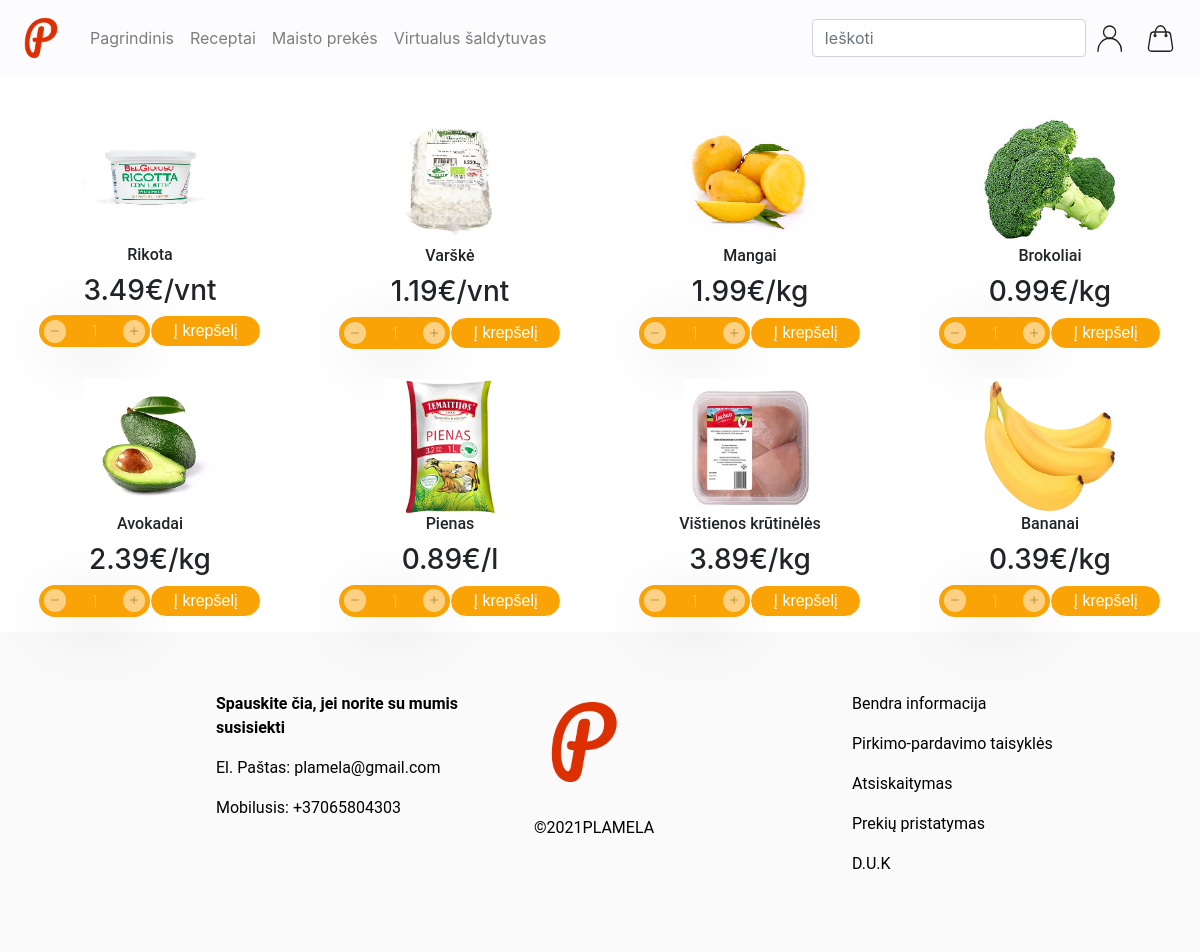
Page /parduotuve.php on the committed database.
### tables this page shows
CREATE TABLE `products` (
  `pro_id` int(11) NOT NULL,
  `pro_name` varchar(32) NOT NULL,
  `pro_price` double NOT NULL,
  `pro_unitSize` varchar(32) NOT NULL,
  `pro_img` varchar(32) NOT NULL,
  `pro_category` text NOT NULL,
  `pro_supply` int(11) NOT NULL
);

### parduotuve.php (the view, shortened to what this page needs)
<!DOCTYPE html>
<html lang="lt">
<head>
    <?php
        function rootInclude($path) {
            include ($_SERVER["DOCUMENT_ROOT"] . '/' . $path);
        }
        rootInclude('head.php');
    ?>
</head>
<body>
    <?php
        rootInclude('navbar.php');
    ?>
    <div class="container-fluid">
        <div class="row product-grid">
            <?php
                include 'dbconnect.php';
                if(isset($_GET['raktazodis'])) {
                    $REZ = $dbconnect -> query("SELECT `pro_id`, `pro_name`, `pro_price`, `pro_unitSize`, `pro_img` FROM `products` WHERE `pro_name` LIKE '%".$_GET['raktazodis']."%';")
                    or die(mysql_error());
                }
                else {
                    $REZ = $dbconnect -> query("SELECT `pro_id`, `pro_name`, `pro_price`, `pro_unitSize`, `pro_img` FROM `products`")
                    or die(mysql_error());
                }
                $products = [];
                for ($i = 0;  $i < $REZ->num_rows; $i++) {
                    $products[$i] = $REZ -> fetch_assoc();
                }
                for ($i = 0;  $i < count($products); $i++) {
                    echo '<div class="col-lg-3 col-md-6 col-sm-6 col-xs-12 grid-item">';
                    echo '    <img src="img/prekes/' . $products[$i]['pro_img'] . '" alt="" />';
                    echo '    <h1 class="product-title">' . $products[$i]['pro_name'] . '</h1>';
                    echo '    <h3 class="product-price">' . $products[$i]['pro_price'] . '€/' . $products[$i]['pro_unitSize'] . '</h3>';
                    echo '    <div class="row mx-4">';
                    echo '        <div class="quantity col-6 noPad">';
                    echo '            <fieldset data-quantity></fieldset>';
                    echo '        </div>';
                    echo '        <button class="add-to-cart-button col-6 noPad" onclick="cart.addItem(this.parentNode, ' . $products[$i]['pro_id'] . ', \'' . $products[$i]['pro_name'] . '\', ' . $products[$i]['pro_price'] . ', \'' . $products[$i]['pro_unitSize'] . '\')">Į krepšelį</button>';
                    echo '    </div>';
                    echo '</div>';
                }
            ?>
        </div>
    </div>
    <?php rootInclude('footer.php');?>
</body>
</html>

### head.php (shortened to what this page needs)
<link rel="stylesheet" href="../style2.css">
<link rel="stylesheet" href="https://cdn.jsdelivr.net/npm/bootstrap@4.5.3/dist/css/bootstrap.min.css"
>
<link rel="stylesheet" href="https://stackpath.bootstrapcdn.com/bootstrap/4.5.0/css/bootstrap.min.css">
<link rel="stylesheet" href="https://maxcdn.bootstrapcdn.com/font-awesome/4.7.0/css/font-awesome.min.css">

### navbar.php (shortened to what this page needs)
<nav class="navbar navbar-expand-lg navbar-light" id="navigacija">
    <a class="navbar-brand d-none d-lg-block" href="../index.php">
        <img src="../img/p.png" height="50" class="d-inline-block align-top" alt="">
    </a>
    <div class="collapse navbar-collapse">
        <div class="navbar-nav text-center">
            <a class="nav-item nav-link" href="../index.php">Pagrindinis</a>
            <a class="nav-item nav-link" href="../visireceptai.php">Receptai</a>
            <a class="nav-item nav-link" href="../parduotuve.php">Maisto prekės</a>
            <a class="nav-item nav-link" href="../saldytuvas.php">Virtualus šaldytuvas</a>
        </div>
    </div>
    <div class="md-form mt-0 d-none d-lg-block">
        <input class="form-control" type="text" placeholder="Ieškoti" aria-label="Search" onkeypress="ieskoti(event, this.value)">
    </div>
    <div class="nav navbar-nav navbar-right d-inline-block">
        <div class="dropdown">
            <a href="#" id="naudotojas" type="button" data-toggle="dropdown" aria-haspopup="true" aria-expanded="false">
                <img src="../img/user.svg">
            </a>
        </div>
        <div class="dropdown">
            <a href="#" id="krepselis" type="button" data-toggle="dropdown" aria-haspopup="true" aria-expanded="false">
                <img src="../img/shopping-bag.svg">
            </a>
        </div>
    </div>
</nav>

### footer.php
<footer>
        <div class="row2">
            <div class="row">
                <div class="col-4">
                    <p style="font-weight:bold"><a href="../susisiekti.php">Spauskite čia, jei norite su mumis susisiekti</a></p>
                    <p>El. Paštas: plamela@gmail.com</p>
                    <p>Mobilusis: +37065804303</p>
                </div>
                <div class="col-4">
                    <a class="" href="../index.php">
                        <img style="width:100px;" src="../img/p.png">
                    </a>
                    <br><br>
                    <p>©<?php echo date('Y'); ?>PLAMELA</p>
                </div>
                <div class="col-4">
                    <a class="" href="#.html">
                        <p>Bendra informacija</p>
                    </a>
                    <a class="" href="#.html">
                        <p>Pirkimo-pardavimo taisyklės</p>
                    </a>
                    <a class="" href="#.html">
                        <p>Atsiskaitymas</p>
                    </a>
                    <a class="" href="#.html">
                        <p>Prekių pristatymas</p>
                    </a>
                    <a class="" href="#.html">
                        <p>D.U.K</p>
                    </a>
                </div>
            </div>
        </div>
    </footer>

### style2.css (style rules this page uses)
p { font-family: "Roboto", sans-serif; }
h1 { font-family: "Roboto", sans-serif; }
.navbar { background-color: #fcfcfe; }
.nav img { padding: 0px 10px; width: 47px; }
.navbar a, .navbar a:active { color: #fec535; }
.navbar a, .navbar a:hover { color: #ebb332; }
.dropdown { display: inline-block; }
.product-grid { padding-top: 20px; display: grid; justify-content: center; }
.grid-item { text-align: center; padding: 15px; transition: all 0.25s ease; position: relative; }
.grid-item img { width: 50%; }
.grid-item h1 { font-size: 16px; margin-bottom: 10px; }
.grid-item h3 { margin-top: 10px; }
.add-to-cart-button { display: inline; background-color: #faa307; border-radius: 28px; border: 1px solid #ffffff; display: inline-block; cursor: pointer; color: white; font-family: Arial; font-size: 16px; padding: 5px 10px; text-decoration: none; }
.quantity { position: absolute; }
footer { background-color: #fafafa; width: 100%; color: black; }
.row2 { padding: 5%; padding-left: 18%; }
.row .col-4 a { text-decoration: none; color: black; }
.noPad { padding: 0 !important; }
[data-quantity] { position: relative; width: 100%; max-width: 8rem; padding: 0; margin: 0; border: 0; }

### rows in the picture
products: pro_img (picture), pro_name "Rikota", pro_price "3.49", pro_unitSize "vnt"
products: pro_img (picture), pro_name "Varškė", pro_price "1.19", pro_unitSize "vnt"
products: pro_img (picture), pro_name "Mangai", pro_price "1.99", pro_unitSize "kg"
products: pro_img (picture), pro_name "Brokoliai", pro_price "0.99", pro_unitSize "kg"
products: pro_img (picture), pro_name "Avokadai", pro_price "2.39", pro_unitSize "kg"
products: pro_img (picture), pro_name "Pienas", pro_price "0.89", pro_unitSize "l"
products: pro_img (picture), pro_name "Vištienos krūtinėlės", pro_price "3.89", pro_unitSize "kg"
products: pro_img (picture), pro_name "Bananai", pro_price "0.39", pro_unitSize "kg"
